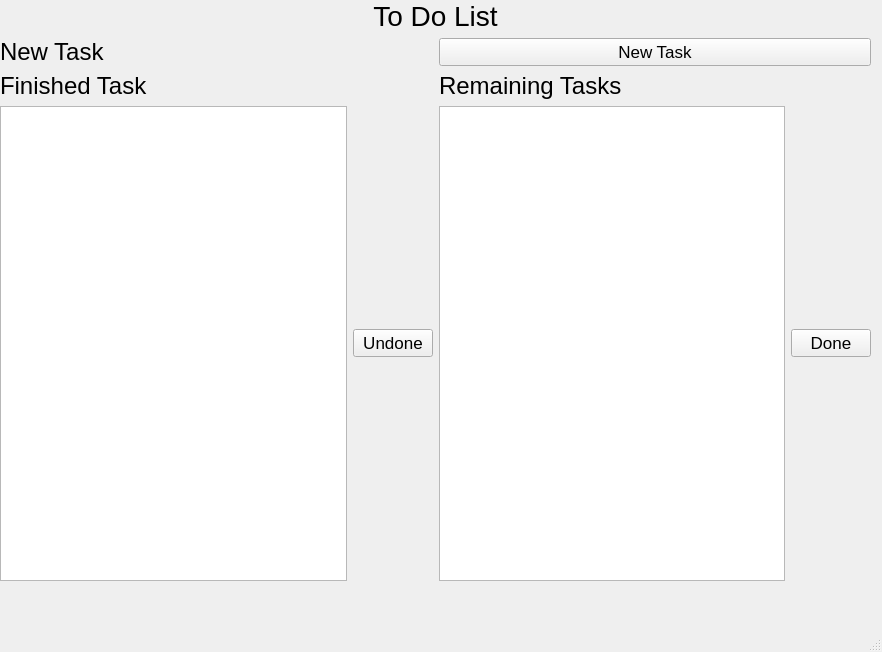
<?xml version="1.0" encoding="UTF-8"?>
<ui version="4.0">
 <class>MainWindow</class>
 <widget class="QMainWindow" name="MainWindow">
  <property name="geometry">
   <rect>
    <x>0</x>
    <y>0</y>
    <width>882</width>
    <height>652</height>
   </rect>
  </property>
  <property name="font">
   <font>
    <family>MS Shell Dlg 2</family>
    <pointsize>19</pointsize>
   </font>
  </property>
  <property name="windowTitle">
   <string>MainWindow</string>
  </property>
  <widget class="QWidget" name="centralwidget">
   <widget class="QWidget" name="">
    <property name="geometry">
     <rect>
      <x>0</x>
      <y>0</y>
      <width>871</width>
      <height>581</height>
     </rect>
    </property>
    <layout class="QVBoxLayout" name="verticalLayout_3">
     <item>
      <widget class="QLabel" name="main_label">
       <property name="font">
        <font>
         <family>MS Sans Serif</family>
         <pointsize>21</pointsize>
        </font>
       </property>
       <property name="text">
        <string>To Do List</string>
       </property>
       <property name="alignment">
        <set>Qt::AlignCenter</set>
       </property>
      </widget>
     </item>
     <item>
      <layout class="QHBoxLayout" name="horizontalLayout_3">
       <item>
        <widget class="QLabel" name="new_task">
         <property name="font">
          <font>
           <family>MS Shell Dlg 2</family>
           <pointsize>18</pointsize>
          </font>
         </property>
         <property name="text">
          <string>New Task</string>
         </property>
        </widget>
       </item>
       <item>
        <widget class="QPushButton" name="pushButton">
         <property name="font">
          <font>
           <pointsize>13</pointsize>
          </font>
         </property>
         <property name="text">
          <string>New Task</string>
         </property>
        </widget>
       </item>
      </layout>
     </item>
     <item>
      <layout class="QHBoxLayout" name="horizontalLayout_4">
       <item>
        <layout class="QVBoxLayout" name="verticalLayout">
         <item>
          <widget class="QLabel" name="finished_task">
           <property name="font">
            <font>
             <family>MS Shell Dlg 2</family>
             <pointsize>18</pointsize>
            </font>
           </property>
           <property name="text">
            <string>Finished Task</string>
           </property>
          </widget>
         </item>
         <item>
          <layout class="QHBoxLayout" name="horizontalLayout">
           <item>
            <widget class="QListWidget" name="finished_list"/>
           </item>
           <item>
            <widget class="QPushButton" name="pushButton_3">
             <property name="font">
              <font>
               <pointsize>13</pointsize>
              </font>
             </property>
             <property name="text">
              <string>Undone</string>
             </property>
            </widget>
           </item>
          </layout>
         </item>
        </layout>
       </item>
       <item>
        <layout class="QVBoxLayout" name="verticalLayout_2">
         <item>
          <widget class="QLabel" name="remaining_tasks">
           <property name="font">
            <font>
             <family>MS Shell Dlg 2</family>
             <pointsize>18</pointsize>
            </font>
           </property>
           <property name="text">
            <string>Remaining Tasks</string>
           </property>
          </widget>
         </item>
         <item>
          <layout class="QHBoxLayout" name="horizontalLayout_2">
           <item>
            <widget class="QListWidget" name="remaining_list"/>
           </item>
           <item>
            <widget class="QPushButton" name="pushButton_2">
             <property name="font">
              <font>
               <pointsize>13</pointsize>
              </font>
             </property>
             <property name="text">
              <string>Done</string>
             </property>
            </widget>
           </item>
          </layout>
         </item>
        </layout>
       </item>
      </layout>
     </item>
    </layout>
   </widget>
  </widget>
  <widget class="QMenuBar" name="menubar">
   <property name="geometry">
    <rect>
     <x>0</x>
     <y>0</y>
     <width>882</width>
     <height>36</height>
    </rect>
   </property>
  </widget>
  <widget class="QStatusBar" name="statusbar"/>
 </widget>
 <resources/>
 <connections/>
</ui>
